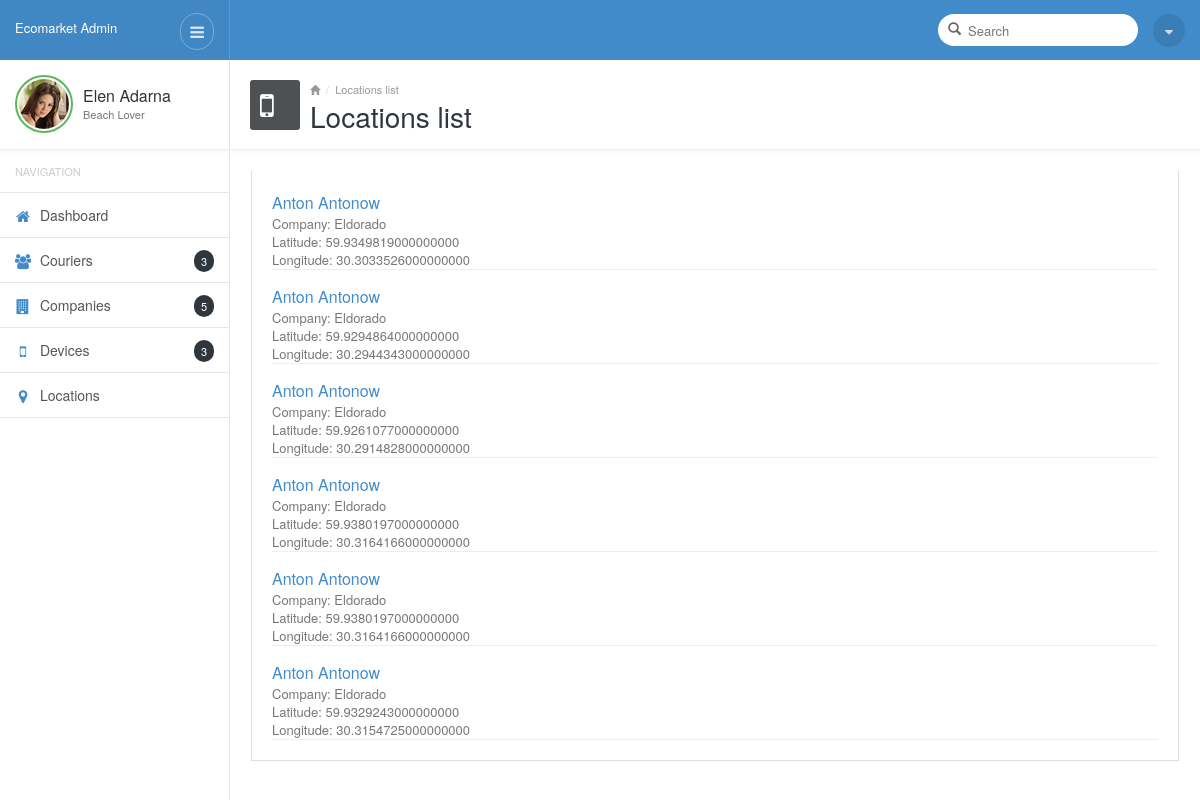
The page /locations/ (signed in) on the database its author committed.
### core/models.py (models this page shows, shortened)
class Locations(models.Model):
    latitude = models.DecimalField(
        "Latitude", max_digits=22, decimal_places=16)
    longitude = models.DecimalField(
        "Longitude", max_digits=22, decimal_places=16)
    created_at = models.DateField("Created at", auto_now_add=True)
    updated_at = models.DateField("Updated at", auto_now=True)
    company = models.ForeignKey(
        Companies, verbose_name="Company", on_delete=models.CASCADE)
    device = models.ForeignKey(
        Devices, verbose_name="Device", on_delete=models.CASCADE)
    data = models.CharField("Some data", max_length=255, null=True, blank=True)
    class Meta:
        verbose_name = "Location"
        verbose_name_plural = "Locations"

class Devices(models.Model):
    company = models.ForeignKey(
        Companies, verbose_name="Company", on_delete=models.CASCADE)
    device_id = models.CharField("Device ID", max_length=32)
    device_model = models.CharField("Device model", max_length=255)
    created_at = models.DateField("Created at", auto_now_add=True)
    updated_at = models.DateField("Updated at", auto_now=True)
    app = models.CharField("App name", max_length=255)
    version = models.CharField("App version", max_length=10)
    courier = models.ForeignKey(
        Couriers, verbose_name="Courier", on_delete=models.CASCADE, null=True, blank=True)
    class Meta:
        verbose_name = "Device"
        verbose_name_plural = "Devices"

class Couriers(AbstractBaseUser):
    phone = models.DecimalField(
        "Phone number", max_digits=12, decimal_places=0, unique=True)
    full_name = models.CharField("Full name", max_length=255)
    pasp_number = models.CharField(
        "Passport number", max_length=255, blank=True)
    address = models.CharField("Address", max_length=255, blank=True)
    date_joined = models.DateTimeField(
        "Registered date", auto_now_add=True, null=True)
    last_login = models.DateTimeField(
        "Last login date", auto_now=True, null=True)
    is_admin = models.BooleanField(default=False)
    is_active = models.BooleanField(default=True)
    is_staff = models.BooleanField(default=False)
    is_superuser = models.BooleanField(default=False)
    USERNAME_FIELD = 'phone'
    REQUIRED_FIELDS = ["full_name"]
    objects = CouriersManager()
    class Meta:
        verbose_name = "Courier"
        verbose_name_plural = "Couriers"

class Companies(models.Model):
    name = models.CharField("Company name", max_length=255)
    created_at = models.DateField("Created at", auto_now_add=True,)
    updated_at = models.DateField("Updated at", auto_now=True)
    class Meta:
        verbose_name = "Company"
        verbose_name_plural = "Companies"
    def __str__(self) -> str:
        return self.name

### core/views.py (the view)
# urls.py: path("locations/", LocationsListPage.as_view(), name="location_page_link")
class LocationsListPage(BaseListView):
    template_name = "locations.html"
    context_object_name = "locations"
    queryset = Locations.objects.all()

### core/views.py (called while the page is built)
    def dispatch(self, *args, **kwargs):
        if not self.request.user.is_authenticated:
            return redirect('/login/')
        return super().dispatch(*args, **kwargs)

    def get_context_data(self, **kwargs):
        context = super().get_context_data(**kwargs)
        context['couriers_count'] = Couriers.objects.count()
        context['companies_count'] = Companies.objects.count()
        context['devices_count'] = Devices.objects.count()
        return context

### templates/locations.html
{% extends 'base.html' %}
{% load static %}
{% block content %}
<div class="mainpanel">
    <div class="pageheader">
        <div class="media">
            <div class="pageicon pull-left">
                <i class="fa fa-mobile"></i>
            </div>
            <div class="media-body">
                <ul class="breadcrumb">
                    <li><a href="{% url 'main_page_link' %}"><i class="glyphicon glyphicon-home"></i></a></li>
                    <li>Locations list</li>
                </ul>
                <h4>Locations list</h4>
            </div>
        </div>
    </div>
    <div class="contentpanel">
        <div class="row">
            <div class="col-sm-12 col-md-12">
                <div class="panel panel-dark-head">
                    <div class="panel-body">
                        <div class="results-list">
                            {% for location in locations %}
                            <div class="media">
                                <div class="media-body">
                                    <h4 class="filename text-primary">{{ location.device.courier.full_name }}</h4>
                                    <span class="text-muted">Company: {{ location.company }}</span><br />
                                    <span class="text-muted">Latitude: {{ location.latitude }}</span><br />
                                    <span class="text-muted">Longitude: {{location.longitude}}</span>
                                </div>
                            </div>
                            {% endfor %}
                        </div>
                    </div>
                </div>
            </div>
        </div>
    </div>
</div>
{% endblock content %}

### templates/base.html (shortened to what this page needs)
{% load static %}
{% load active_link_tags %}
<!DOCTYPE html>
<html lang="en">
<head>
    <link href="{% static 'css/style.default.css' %}" rel="stylesheet">
    <link href="{% static 'css/morris.css' %}" rel="stylesheet">
    <link href="{% static 'css/select2.css' %}" rel="stylesheet" />
</head>
<body>
    <header>
        <div class="headerwrapper">
            <div class="header-left">
                <a href="{% url 'main_page_link' %}" class="logo">
                    <span style="color: #fff;">Ecomarket Admin</>
                </a>
                <div class="pull-right">
                    <a href="" class="menu-collapse">
                        <i class="fa fa-bars"></i>
                    </a>
                </div>
            </div>
            <div class="header-right">
                <div class="pull-right">
                    <form class="form form-search" action="search-results.html">
                        <input type="search" class="form-control" placeholder="Search" />
                    </form>
                    <div class="btn-group btn-group-option">
                        <button type="button" class="btn btn-default dropdown-toggle" data-toggle="dropdown">
                            <i class="fa fa-caret-down"></i>
                        </button>
                    </div>
                </div>
            </div>
        </div>
    </header>
    <section>
        <div class="mainwrapper">
            <div class="leftpanel">
                <div class="media profile-left">
                    <a class="pull-left profile-thumb" href="profile.html">
                        <img class="img-circle" src="{% static 'images/photos/profile.png' %}" alt="">
                    </a>
                    <div class="media-body">
                        <h4 class="media-heading">Elen Adarna</h4>
                        <small class="text-muted">Beach Lover</small>
                    </div>
                </div>
                <h5 class="leftpanel-title">Navigation</h5>
                <ul class="nav nav-pills nav-stacked">
                    <li class="{% active_link 'main_page_link' css_class='active' strict=True %}"><a
                            href="{% url 'main_page_link' %}"><i class="fa fa-home"></i>
                            <span>Dashboard</span></a></li>
                    <li class="{% active_link 'couriers_list_page_link' css_class='active' strict=True %}"><a
                            href="{% url 'couriers_list_page_link' %}">
                            <span class="pull-right badge">{{couriers_count}}</span>
                            <i class="fa fa-users"></i>
                            <span>Couriers</span></a></li>
                    <li class="{% active_link 'companies_list_page_link' css_class='active' strict=True %}"><a
                            href="{% url 'companies_list_page_link' %}">
                            <span class="pull-right badge">{{companies_count}}</span>
                            <i class="fa fa-building"></i>
                            <span>Companies</span></a></li>
                    <li class="{% active_link 'devices_list_page_link' css_class='active' strict=True %}"><a
                            href="{% url 'devices_list_page_link' %}">
                            <span class="pull-right badge">{{devices_count}}</span>
                            <i class="fa fa-mobile"></i>
                            <span>Devices</span></a></li>
                    <li><a href="{% url 'location_page_link' %}">
                            <i class="fa fa-map-marker"></i>
                            <span>Locations</span></a></li>
                </ul>
            </div>
            {% block content %}
            {% endblock content %}
        </div>
    </section>
</body>
</html>

### rows shown on the page
Locations: device.courier.full_name "Anton Antonow", company "Eldorado", latitude "59.9349819000000000", longitude "30.3033526000000000"
Locations: device.courier.full_name "Anton Antonow", company "Eldorado", latitude "59.9294864000000000", longitude "30.2944343000000000"
Locations: device.courier.full_name "Anton Antonow", company "Eldorado", latitude "59.9261077000000000", longitude "30.2914828000000000"
Locations: device.courier.full_name "Anton Antonow", company "Eldorado", latitude "59.9380197000000000", longitude "30.3164166000000000"
Locations: device.courier.full_name "Anton Antonow", company "Eldorado", latitude "59.9380197000000000", longitude "30.3164166000000000"
Locations: device.courier.full_name "Anton Antonow", company "Eldorado", latitude "59.9329243000000000", longitude "30.3154725000000000"

### other values the page prints
{{ couriers_count }} "3"
{{ companies_count }} "5"
{{ devices_count }} "3"
